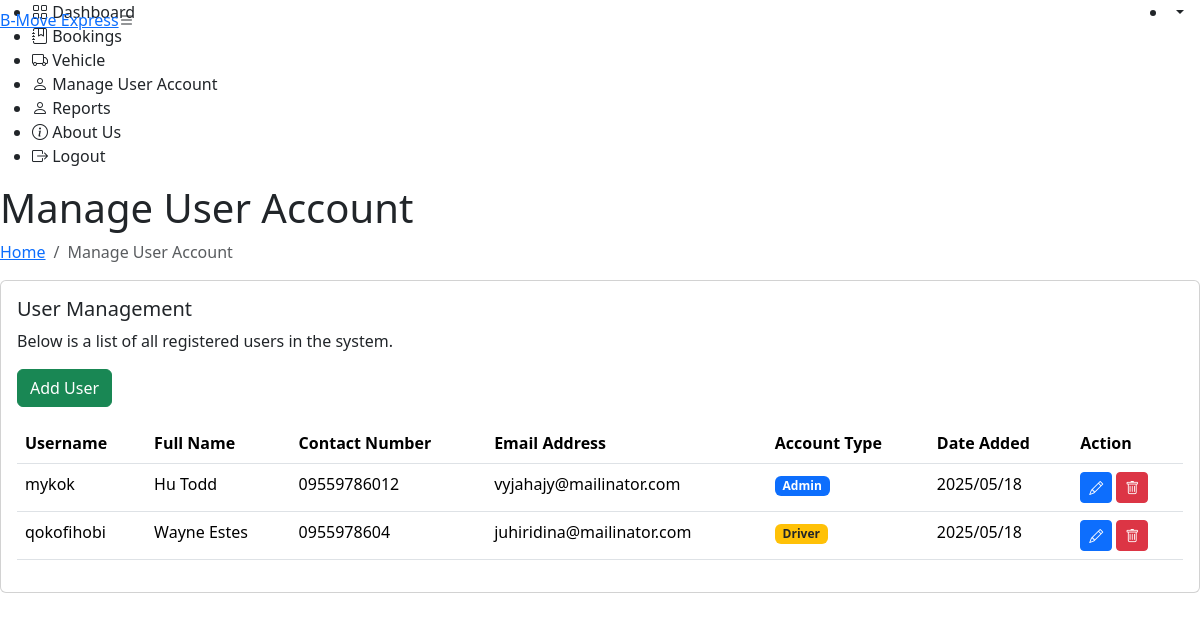
Page /manage-user-account on the committed database.
### tables this page shows
CREATE TABLE users (
    uid CHAR(36) PRIMARY KEY,
    username VARCHAR(50) NOT NULL UNIQUE,
    full_name VARCHAR(100) NOT NULL,
    contact_number VARCHAR(11) NOT NULL,
    email_address VARCHAR(100) NOT NULL UNIQUE,
    password VARCHAR(255) NOT NULL,
    account_type ENUM('admin', 'customer','driver') NOT NULL,
    created_at TIMESTAMP DEFAULT CURRENT_TIMESTAMP
);

### index.php (called while the page is built, shortened)
<?php
try {
    $requestUri = explode('?', $_SERVER['REQUEST_URI'])[0];
    $request = trim(str_replace('/bmove-v2/', '', $requestUri), '/');
    $request = preg_replace('/[^a-zA-Z0-9_-]/', '', $request);
    $request = $request ?: '';
    $routes = [
        'home' => ['file' => 'view/home/index.php', 'title' => 'Home', 'auth_required' => false, 'layout' => 'view/layouts/app.php'],
        '' => ['file' => 'view/home/index.php', 'title' => 'Home', 'auth_required' => false, 'layout' => 'view/layouts/app.php'],
        'register' => ['file' => 'view/auth/register.php', 'title' => 'Register', 'auth_required' => false, 'layout' => 'view/layouts/app.php'],
        'dashboard' => ['file' => 'view/users/dashboard.php', 'title' => 'Dashboard', 'auth_required' => true, 'layout' => 'view/layouts/app.php'],
        'login' => ['file' => 'view/auth/login.php', 'title' => 'Login', 'auth_required' => false, 'layout' => 'view/layouts/app.php'],
        'bookings' => ['file' => 'view/bookings/index.php', 'title' => 'Bookings', 'auth_required' => true, 'layout' => 'view/layouts/app.php'],
        'vehicle' => ['file' => 'view/vehicle/index.php', 'title' => 'Trucks', 'auth_required' => true, 'layout' => 'view/layouts/app.php'],
        'manage-user-account' => ['file' => 'view/users/manage-user-account.php', 'title' => 'Manage User Account', 'auth_required' => true, 'layout' => 'view/layouts/app.php'],
        'about-us' => ['file' => 'view/about-us/index.php', 'title' => 'About Us', 'auth_required' => true, 'layout' => 'view/layouts/app.php'],
        'book' => ['file' => 'view/bookings/book.php', 'title' => 'Book', 'auth_required' => true, 'layout' => 'view/layouts/app.php'],
        'customer-dashboard' => ['file' => 'view/customer/dashboard.php', 'title' => 'Customer Dashboard', 'auth_required' => true, 'layout' => 'view/layouts/app.php'],
        'create-booking' => ['file' => 'view/home/index.php', 'title' => 'Create Booking', 'auth_required' => true, 'layout' => 'view/layouts/app.php'],
        'driver-dashboard' => ['file' => 'view/driver/dashboard.php', 'title' => 'Driver Dashboard', 'auth_required' => true, 'layout' => 'view/layouts/app.php'],
        'report' => ['file' => 'view/report/index.php', 'title' => 'Report', 'auth_required' => true, 'layout' => 'view/layouts/app.php'],
    ];
    $title = $routes[$request]['title'];
    require_once __DIR__ . '/' . $routes[$request]['layout'];
} catch (Exception $e) {
    error_log($e->getMessage());
    echo $e->getMessage();
    http_response_code(500);
    exit;
}

### view/users/manage-user-account.php (the view, shortened to what this page needs)
<main id="main" class="main">
  <div class="pagetitle">
    <h1><?php echo $title ?></h1>
    <nav>
      <ol class="breadcrumb">
        <li class="breadcrumb-item"><a href="dashboard">Home</a></li>
        <li class="breadcrumb-item active"><?php echo $title ?></li>
      </ol>
    </nav>
  </div>
  <section class="section">
    <div class="row">
      <div class="col-lg-12">
        <div class="card overflow-auto">
          <div class="card-body">
            <h5 class="card-title">User Management</h5>
            <p>Below is a list of all registered users in the system.</p>
            <button class="btn btn-success mb-3" data-bs-toggle="modal" data-bs-target="#addUserModal">
              Add User
            </button>
            <div class="table-responsive">
              <table class="table datatable">
                <thead>
                  <tr>
                    <th>Username</th>
                    <th>Full Name</th>
                    <th>Contact Number</th>
                    <th>Email Address</th>
                    <th>Account Type</th>
                    <th data-type="date" data-format="YYYY/DD/MM">Date Added</th>
                    <th>Action</th>
                  </tr>
                </thead>
                <tbody>
                  <?php
                  $sql = "SELECT uid, username, full_name, contact_number, email_address, account_type, created_at FROM users where account_type != 'customer' ORDER BY created_at DESC";
                  $result = $conn->query($sql);
                  if ($result && $result->num_rows > 0) {
                    while ($row = $result->fetch_assoc()) {
                      $badgeClass = 'bg-secondary';
                      if ($row['account_type'] === 'admin') $badgeClass = 'bg-primary';
                      elseif ($row['account_type'] === 'driver') $badgeClass = 'bg-warning text-dark';
                      elseif ($row['account_type'] === 'customer') $badgeClass = 'bg-success';
                      echo '<tr>';
                      echo '<td>' . htmlspecialchars($row['username']) . '</td>';
                      echo '<td>' . htmlspecialchars($row['full_name']) . '</td>';
                      echo '<td>' . htmlspecialchars($row['contact_number']) . '</td>';
                      echo '<td>' . htmlspecialchars($row['email_address']) . '</td>';
                      echo '<td><span class="badge ' . $badgeClass . '">' . ucfirst(htmlspecialchars($row['account_type'])) . '</span></td>';
                      echo '<td>' . date('Y/m/d', strtotime($row['created_at'])) . '</td>';
                      echo '<td>
                                <button class="btn btn-sm btn-primary" title="Edit" onclick="editUser(\'' . $row['uid'] . '\')" data-bs-toggle="modal" data-bs-target="#updateUserModal">
                                  <i class="bi bi-pencil"></i>
                                </button>
                                <button class="btn btn-sm btn-danger" title="Delete" onclick="deleteUser(\'' . $row['uid'] . '\')">
                                  <i class="bi bi-trash"></i>
                                </button>
                              </td>';
                      echo '</tr>';
                    }
                  } else {
                    echo '<tr><td colspan="8" class="text-center">No users found.</td></tr>';
                  }
                  ?>
                </tbody>
              </table>
            </div>
          </div>
        </div>
      </div>
    </div>
  </section>
</main>

### rows in the picture
users: username "mykok", full_name "Hu Todd", contact_number "09559786012", email_address "vyjahajy@mailinator.com", account_type "Admin", created_at "2025/05/18"
users: username "qokofihobi", full_name "Wayne Estes", contact_number "0955978604", email_address "juhiridina@mailinator.com", account_type "Driver", created_at "2025/05/18"

### other values in the picture
$title "Manage User Account"
